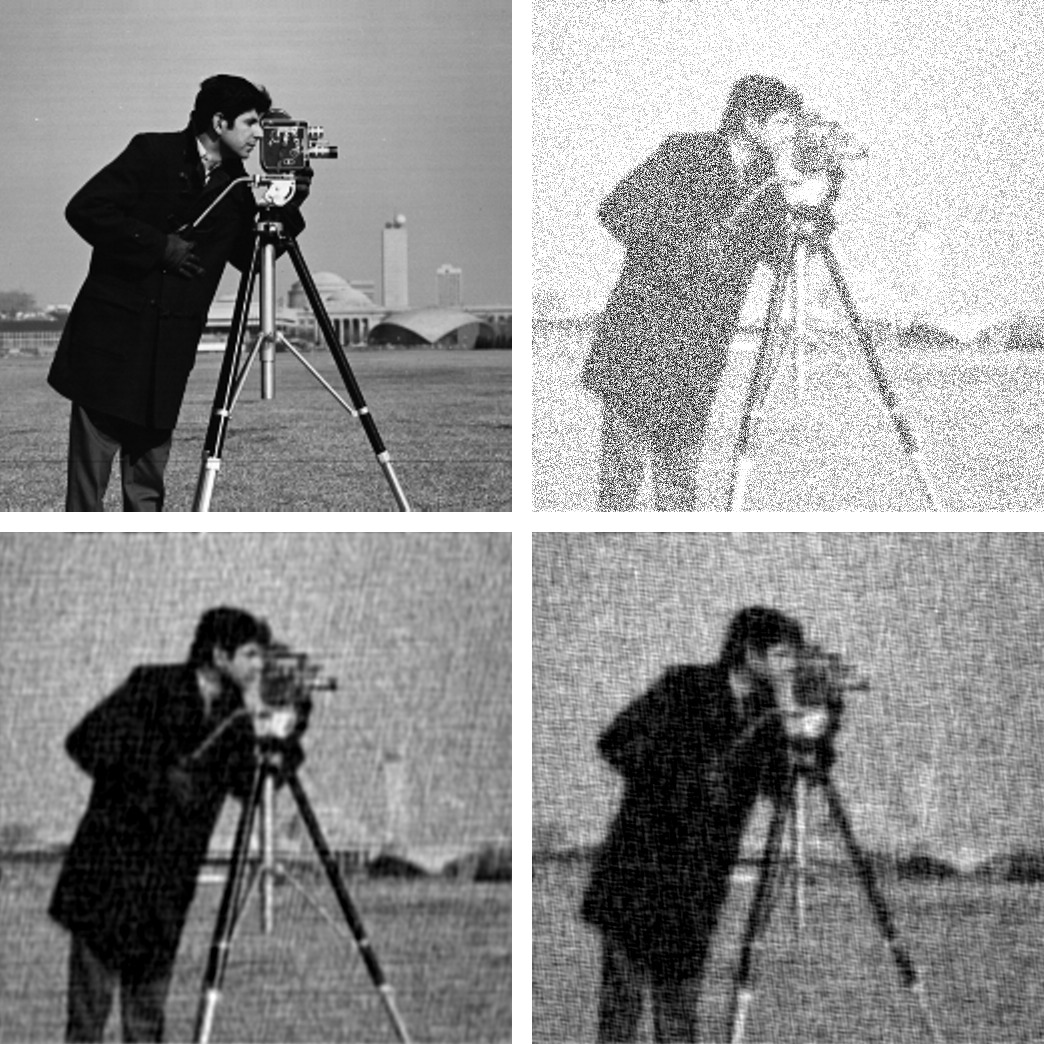

Recreate this plot in Julia.
### wiener-cameraman.jl
#
# Copyright (C) 2016 Mosè Giordano.
#
# Maintainer: Mosè Giordano <mose AT gnu DOT org>
# Keywords: deconvolution, signal processing
#
# This file is a part of Deconvolution.jl.
#
# License is MIT "Expat".
#
###
#
# This file produces an example image used in Deconvolution.jl documentation.
#
### Code:

using Images, TestImages, Deconvolution, ImageView

srand(42)

# Open the test image
img = float(data(testimage("cameraman")))'
# Create the blurring kernel in frequency domain
x = hcat(ntuple(x -> collect((1:512) - 257), 512)...)
k = 0.001
blurring_ft = exp(-k*(x .^ 2 + x' .^ 2).^(5//6))
# Create additive noise
noise = rand(size(img))
# Fourier transform of the blurred image, with additive noise
blurred_img_ft = fftshift(blurring_ft) .* fft(img) + fft(noise)
# Get the blurred image from its Fourier transform
blurred_img = real(ifft(blurred_img_ft))
# Get the blurring kernel in the space domain
blurring = ifft(fftshift(blurring_ft))
# Polish the image with Deconvolution deconvolution
polished = wiener(blurred_img, img, noise, blurring)

# Wiener deconvolution works also when you don't have the real image and noise,
# that is the most common and useful case.  This happens because the Wiener
# filter only cares about the power spectrum of the signal and the noise, so you
# don't need to have the exact signal and noise but something with a similar
# power spectrum.
img2 = float(data(testimage("livingroom"))) # Load another image
noise2 = rand(size(img)) # Create another additive noise
# Polish the image with Deconvolution deconvolution
polished2 = wiener(blurred_img, img2, noise2, blurring)

out = ((vcat(hcat(img, ones(512, 20), blurred_img),
             ones(20, 1024+20),
             hcat(polished, ones(512, 20), polished2))))
save("wiener-cameraman.jpg", map(Images.Clamp01NaN(out), out))
